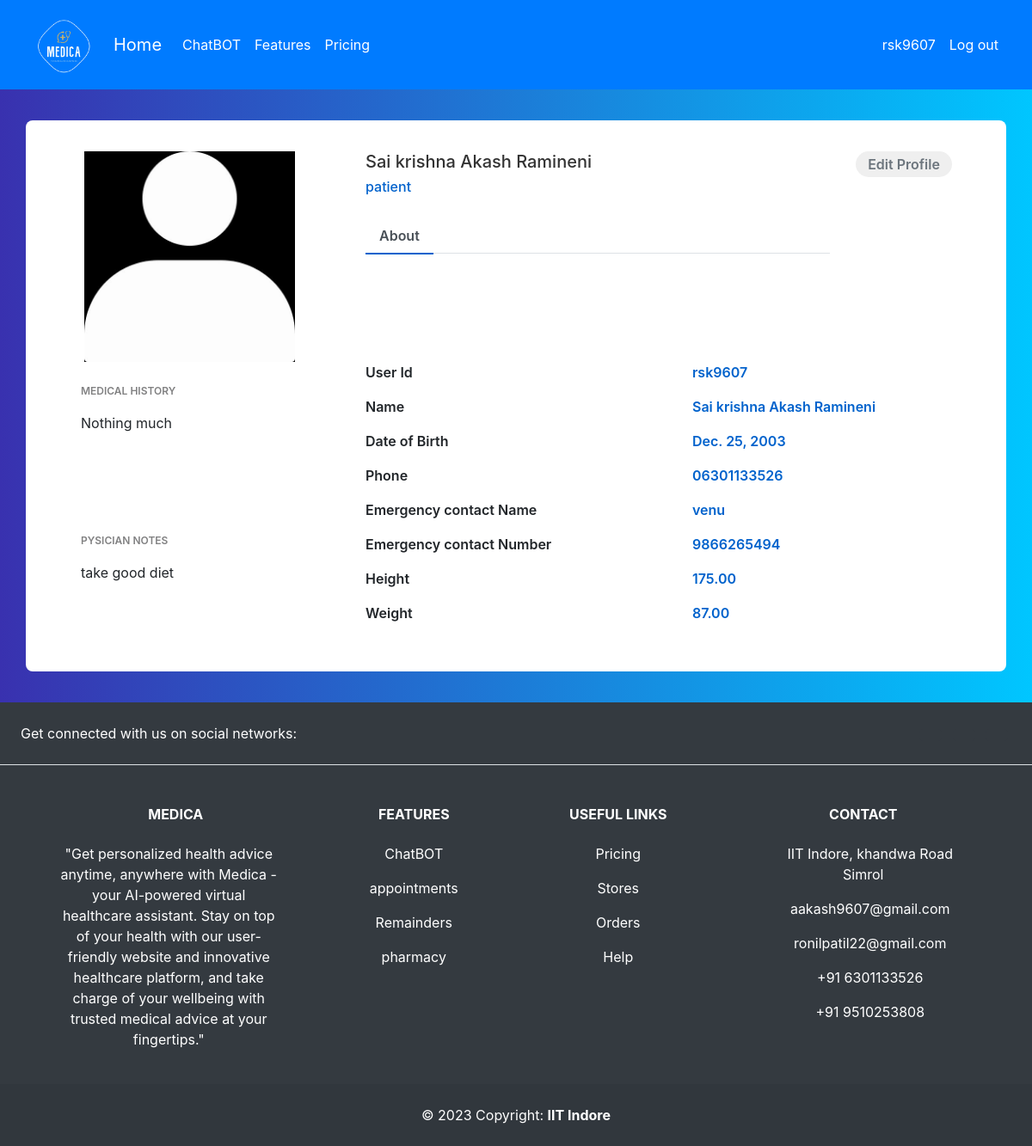
/profile/ (signed in), run on the app's committed database.
### Data/models.py (models this page shows)
class Patient(models.Model):
    user = models.OneToOneField(User, on_delete=models.CASCADE)
    full_name = models.CharField(max_length=255)
    date_of_birth = models.DateField()
    address = models.CharField(max_length=255)
    gender = models.CharField( max_length=50, default='Male')
    phone_number = models.CharField(max_length=20)
    emergency_contact_name = models.CharField(max_length=255)
    emergency_contact_phone = models.CharField(max_length=20)
    medical_history = models.TextField()
    height = models.DecimalField(max_digits=5, decimal_places=2)
    weight = models.DecimalField(max_digits=5, decimal_places=2)
    physician_notes = models.TextField()

### Data/views.py (the view)
# urls.py: path('profile/', views.profile, name="profile"),
def profile(request):
    user = request.user
    try:
        template = loader.get_template('profile_patient.html')
        patient = Patient.objects.get(user=user)
        context ={
        'patient':patient,
        }
        if request.method == "POST":
            return redirect('/edit')
        return HttpResponse(template.render(context, request))
    except:
        template = loader.get_template('profile_doctor.html')
        doctor = Doctor.objects.get(user=user)
        context = {
            'doctor':doctor,
        }
        if request.method == "POST":
            return redirect('/edit')
        return HttpResponse(template.render(context,request))

### Data/templates/profile_patient.html (shortened to what this page needs)
{% extends 'base.html' %}
{% load static %}
{% block head %}
<link rel="stylesheet" href="{% static 'profile.css' %}">
<link href="//maxcdn.bootstrapcdn.com/bootstrap/4.1.1/css/bootstrap.min.css" rel="stylesheet" id="bootstrap-css">
{% endblock head %}
{% block content %}
<div class="container emp-profile">
    <form method="POST">
        <div class="row">
            <div class="col-md-4">
                <div class="profile-img">
                    <img src="{% static 'avatar.jpg' %}" alt=""/>
                </div>
            </div>
            <div class="col-md-6">
                <div class="profile-head">
                            <h5>
                                {{patient.full_name}}
                            </h5>
                            <h6>
                                patient
                            </h6>
                    <ul class="nav nav-tabs" id="myTab" role="tablist">
                        <li class="nav-item">
                            <a class="nav-link active" id="home-tab" data-toggle="tab" href="" role="tab" aria-controls="home" aria-selected="true">About</a>
                        </li>
                    </ul>
                </div>
            </div>
            <div class="col-md-2">
                <input type="submit" class="profile-edit-btn" name="btnAddMore" value="Edit Profile"/>
            </div>
        </div>
        <div class="row">
            <div class="col-md-4">
                <div class="profile-work">
                    <p>MEDICAL HISTORY</p>
                    {{patient.medical_history}}
                </div>
                <br>
                <div class="profile-work">
                    <p>PYSICIAN NOTES</p>
                    {{patient.physician_notes}}
                </div>
            </div>
            <div class="col-md-8">
                <div class="tab-content profile-tab" id="myTabContent">
                    <div class="tab-pane fade show active" id="home" role="tabpanel" aria-labelledby="home-tab">
                                <div class="row">
                                    <div class="col-md-6">
                                        <label>User Id</label>
                                    </div>
                                    <div class="col-md-6">
                                        <p>{{patient.user}}</p>
                                    </div>
                                </div>
                                <div class="row">
                                    <div class="col-md-6">
                                        <label>Name</label>
                                    </div>
                                    <div class="col-md-6">
                                        <p>{{patient.full_name}}</p>
                                    </div>
                                </div>
                                <div class="row">
                                    <div class="col-md-6">
                                        <label>Date of Birth</label>
                                    </div>
                                    <div class="col-md-6">
                                        <p>{{patient.date_of_birth}}</p>
                                    </div>
                                </div>
                                <div class="row">
                                    <div class="col-md-6">
                                        <label>Phone</label>
                                    </div>
                                    <div class="col-md-6">
                                        <p>{{patient.phone_number}}</p>
                                    </div>
                                </div>
                                <div class="row">
                                    <div class="col-md-6">
                                        <label>Emergency contact Name</label>
                                    </div>
                                    <div class="col-md-6">
                                        <p>{{patient.emergency_contact_name}}</p>
                                    </div>
                                </div>
                                <div class="row">
                                    <div class="col-md-6">
                                        <label>Emergency contact Number</label>
                                    </div>
                                    <div class="col-md-6">
                                        <p>{{patient.emergency_contact_phone}}</p>
                                    </div>
                                </div>
                                <div class="row">
                                    <div class="col-md-6">
                                        <label>Height</label>
                                    </div>
                                    <div class="col-md-6">
                                        <p>{{patient.height}}</p>
                                    </div>
                                </div>
                                <div class="row">
                                    <div class="col-md-6">
                                        <label>Weight</label>
                                    </div>
                                    <div class="col-md-6">
                                        <p>{{patient.weight}}</p>
                                    </div>
                                </div>
                    </div>
                </div>
            </div>
        </div>
    </form>
</div>
{% endblock content %}

### Homepage/templates/base.html (shortened to what this page needs)
<!doctype html>
<html lang="en">
<head>
  {% load bootstrap5 %}
  {% bootstrap_css %}
  {% load static %}
  {% load bootstrap_icons %}
  {% block head %}{% endblock head %}
  <link rel="stylesheet" href="{% static 'base.css' %}">
</head>
<body>
  <nav class="navbar navbar-expand-lg navbar-dark bg-primary">
    <div class="container-fluid">
      <a class="navbar-brand" href="/home">
        <img id="logo" src="{% static 'logo 3.png' %}" alt="Logo" width="85"
          height="75" class="d-inline-block align-text-top">
      </a>
      <a class="navbar-brand" href="/home">Home</a>
      <div class="collapse navbar-collapse" id="navbarText">
        <ul class="navbar-nav me-auto mb-2 mb-lg-0">
          <li class="nav-item">
            <a class="nav-link active" aria-current="page" href="/bot/chatbot">ChatBOT</a>
          </li>
          <li class="nav-item ">
            <a class="nav-link active" href="#Features">Features</a>
          </li>
          <li class="nav-item ">
            <a class="nav-link active" href="#">Pricing</a>
          </li>
        </ul>
        <span class="navbar-text">
          <ul class="navbar-nav me-auto mb-2 mb-lg-0">
            {% if user.is_authenticated  %}
            <li class="nav-item ">
              <a class="nav-link active" href="/profile/">{{user.username}}</a>
            </li>
            <li class="nav-item ">
              <a class="nav-link active" href="/logout/">Log out</a>
            </li>
            {% endif %}
          </ul>
        </span>
      </div>
    </div>
  </nav>
  {% block content %}{% endblock content %}
  <footer class="text-center text-lg-start bg-dark   text-white btn-outline-light form-white">
    <section class="d-flex justify-content-center justify-content-lg-between p-4 border-bottom">
      <div class="me-5 d-none d-lg-block">
        <span>Get connected with us on social networks:</span>
      </div>
      <div>
        <button type="button" class="btn btn-dark btn-floating mx-1">
        </button>
        <button type="button" class="btn btn-dark btn-floating mx-1">
        </button>
        <button type="button" class="btn btn-dark btn-floating mx-1">
        </button>
      </div>
    </section>
    <section class="">
      <div class="container text-center text-md-start mt-5">
        <div class="row mt-3">
          <div class="col-md-3 col-lg-4 col-xl-3 mx-auto mb-4">
            <h6 class="text-uppercase fw-bold mb-4">
              Medica
            </h6>
            <p>
              "Get personalized health advice anytime, anywhere with Medica - your AI-powered virtual healthcare
              assistant. Stay on top of your health with our user-friendly website and innovative healthcare platform,
              and take charge of your wellbeing with trusted medical advice at your fingertips."
            </p>
          </div>
          <div class="col-md-2 col-lg-2 col-xl-2 mx-auto mb-4">
            <h6 class="text-uppercase fw-bold mb-4" id="Features">
              Features
            </h6>
            <p>
              <a href="/bot/chatbot" class="text-reset">ChatBOT</a>
            </p>
            <p>
              <a href="/appointment/" class="text-reset">appointments</a>
            </p>
            <p>
              <a href="/remainder/" class="text-reset">Remainders</a>
            </p>
            <p>
              <a href="/pharmacy/" class="text-reset">pharmacy</a>
            </p>
          </div>
          <div class="col-md-3 col-lg-2 col-xl-2 mx-auto mb-4">
            <h6 class="text-uppercase fw-bold mb-4">
              Useful links
            </h6>
            <p>
              <a href="#!" class="text-reset">Pricing</a>
            </p>
            <p>
              <a href="#!" class="text-reset">Stores</a>
            </p>
            <p>
              <a href="#!" class="text-reset">Orders</a>
            </p>
            <p>
              <a href="#!" class="text-reset">Help</a>
            </p>
          </div>
          <div class="col-md-4 col-lg-3 col-xl-3 mx-auto mb-md-0 mb-4">
            <h6 class="text-uppercase fw-bold mb-4">Contact</h6>
            <p> IIT Indore, khandwa Road Simrol </p>
            <p>
              aakash9607@gmail.com
            </p>
            <p>
              ronilpatil22@gmail.com
            </p>
            <p> +91 6301133526</p>
            <p> +91 9510253808</p>
          </div>
        </div>
      </div>
    </section>
    <div class="text-center p-4" style="background-color: rgba(0, 0, 0, 0.05);">
      © 2023 Copyright:
      <a class="text-reset fw-bold" href="https://www.iiti.ac.in/">IIT Indore</a>
    </div>
  </footer>
</body>
</html>

### Data/static/profile.css (style rules this page uses)
body { background: -webkit-linear-gradient(left, #3931af, #00c6ff); }
.emp-profile { padding: 3%; margin-top: 3%; margin-bottom: 3%; border-radius: 0.5rem; background: #fff; }
.profile-img { text-align: center; }
.profile-img img { width: 70%; height: 100%; }
.profile-head h5 { color: #333; }
.profile-head h6 { color: #0062cc; }
.profile-edit-btn { border: none; border-radius: 1.5rem; width: 70%; padding: 2%; font-weight: 600; color: #6c757d; cursor: pointer; }
.profile-head .nav-tabs { margin-bottom:5%; }
.profile-head .nav-tabs .nav-link { font-weight:600; border: none; }
.profile-head .nav-tabs .nav-link.active { border: none; border-bottom:2px solid #0062cc; }
.profile-work { padding: 0 14% 14%; overflow-y: scroll; height: 150px; }
.profile-work p { font-size: 12px; color: #818182; font-weight: 600; margin-top: 10%; }
.profile-tab label { font-weight: 600; }
.profile-tab p { font-weight: 600; color: #0062cc; }

### Homepage/static/base.css (style rules this page uses)
html { scroll-behavior: smooth; }
a { text-decoration: none; }
#logo { border-width: 5px; border-color: white; }

### data on the page
Patient: full_name "Sai krishna Akash Ramineni", medical_history "Nothing much", physician_notes "take good diet", user "rsk9607", date_of_birth "Dec. 25, 2003", phone_number "06301133526", emergency_contact_name "venu", emergency_contact_phone "9866265494", height "175.00", weight "87.00"

### other printed values
{{ user.username }} "rsk9607"
